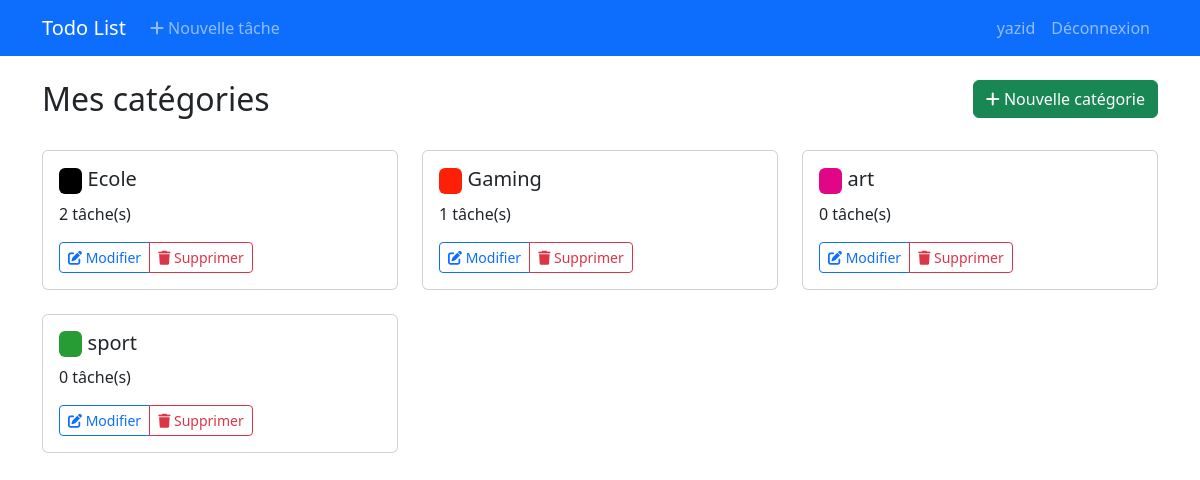
The page /categories/ (signed in) on the database its author committed.
### todos/models.py (models this page shows, shortened)
class Category(models.Model):
    name = models.CharField(max_length=100, verbose_name='Nom')
    color = models.CharField(max_length=7, verbose_name='Couleur', default='#000000')
    user = models.ForeignKey(User, on_delete=models.CASCADE, related_name='categories')
    class Meta:
        verbose_name = 'Catégorie'
        verbose_name_plural = 'Catégories'
        ordering = ['name']
        unique_together = ['name', 'user']  # Un utilisateur ne peut pas avoir deux catégories du même nom

### todos/views.py (the view)
# urls.py: path('categories/', views.category_list, name='category_list'),
@login_required
def category_list(request):
    categories = Category.objects.filter(user=request.user)
    return render(request, 'todos/category_list.html', {'categories': categories})

### todos/templates/todos/category_list.html (shortened to what this page needs)
{% extends 'base.html' %}
{% block content %}
<div class="row mb-4">
    <div class="col-md-8">
        <h2>Mes catégories</h2>
    </div>
    <div class="col-md-4 text-end">
        <a href="{% url 'category_create' %}" class="btn btn-success">
            <i class="fas fa-plus"></i> Nouvelle catégorie
        </a>
    </div>
</div>
{% if categories %}
    <div class="row">
        {% for category in categories %}
            <div class="col-md-4 mb-4">
                <div class="card">
                    <div class="card-body">
                        <h5 class="card-title">
                            <span class="badge" style="background-color: {{ category.color }};">&nbsp;</span>
                            {{ category.name }}
                        </h5>
                        <p class="card-text">
                            {{ category.tasks.count }} tâche(s)
                        </p>
                        <div class="btn-group">
                            <a href="{% url 'category_update' category.pk %}" class="btn btn-sm btn-outline-primary">
                                <i class="fas fa-edit"></i> Modifier
                            </a>
                            <a href="{% url 'category_delete' category.pk %}" class="btn btn-sm btn-outline-danger">
                                <i class="fas fa-trash"></i> Supprimer
                            </a>
                        </div>
                    </div>
                </div>
            </div>
        {% endfor %}
    </div>
{% else %}
    <div class="alert alert-info">
        <i class="fas fa-info-circle"></i> Aucune catégorie trouvée.
    </div>
{% endif %}
{% endblock %}

### templates/base.html (shortened to what this page needs)
<!DOCTYPE html>
<html lang="fr">
<head>
    <link href="https://cdn.jsdelivr.net/npm/bootstrap@5.3.0/dist/css/bootstrap.min.css" rel="stylesheet">
    <link href="https://cdnjs.cloudflare.com/ajax/libs/font-awesome/6.0.0/css/all.min.css" rel="stylesheet">
</head>
<body>
    <nav class="navbar navbar-expand-lg navbar-dark bg-primary mb-4">
        <div class="container">
            <a class="navbar-brand" href="{% url 'task_list' %}">Todo List</a>
            <div class="collapse navbar-collapse" id="navbarNav">
                <ul class="navbar-nav me-auto">
                    {% if user.is_authenticated %}
                        <li class="nav-item">
                            <a class="nav-link" href="{% url 'task_create' %}">
                                <i class="fas fa-plus"></i> Nouvelle tâche
                            </a>
                        </li>
                    {% endif %}
                </ul>
                <ul class="navbar-nav">
                    {% if user.is_authenticated %}
                        <li class="nav-item">
                            <span class="nav-link">{{ user.username }}</span>
                        </li>
                        <li class="nav-item">
                            <a class="nav-link" href="{% url 'logout' %}">Déconnexion</a>
                        </li>
                    {% endif %}
                </ul>
            </div>
        </div>
    </nav>
    <div class="container">
        {% block content %}
        {% endblock %}
    </div>
</body>
</html>

### rows shown on the page
Category: name "Ecole", tasks.count "2"
Category: name "Gaming", tasks.count "1"
Category: name "art", tasks.count "0"
Category: name "sport", tasks.count "0"

### other values the page prints
{{ user.username }} "yazid"
